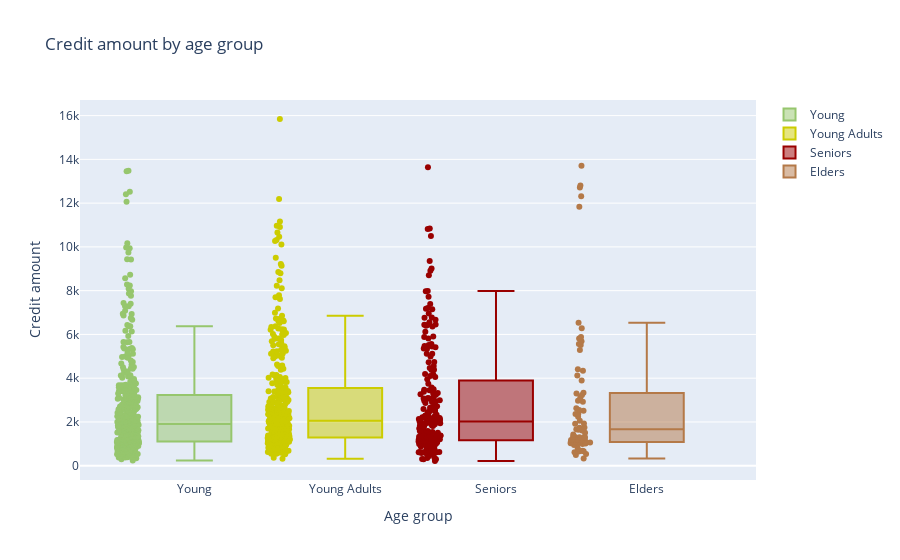

The code cell stored with this chart in its notebook:
### Code cell
# Take credit amount values into a list
young = df['Credit_amount'].loc[df['Age_Group'] == 'Young'].values.tolist()
young_adults = df['Credit_amount'].loc[df['Age_Group'] == 'Young Adults'].values.tolist()
senior = df['Credit_amount'].loc[df['Age_Group'] == 'Senior'].values.tolist()
elder_credit = df['Credit_amount'].loc[df['Age_Group'] == 'Elder'].values.tolist()

# Python program to get average of a list
def Average(lst):
    return sum(lst) / len(lst)

# Printing average of the lists
print("Young:       ", round(Average(young), 0))
print("Young_adults:", round(Average(young_adults), 0))
print("Senior:      ", round(Average(senior), 0))
print("Elder_credit:", round(Average(elder_credit), 0))

# Create the box plots by age category
young_credit = go.Box(
    y = young,
    name = "Young",
    jitter = 0.3,
    pointpos = -1.8,
    boxpoints = 'all',
    marker = dict(
        color = 'rgb(150, 198, 109)'),
    line = dict(
        color = 'rgb(150, 198, 109)')
)

young_adults_credit = go.Box(
    y = young_adults,
    name = "Young Adults",
    jitter = 0.3,
    pointpos = -1.8,
    boxpoints = 'all',
    marker = dict(
        color = 'rgb(204, 204, 0)'),
    line = dict(
        color = 'rgb(204, 204, 0)')
)

senior_credit = go.Box(
    y = senior,
    name = "Seniors",
    jitter = 0.3,
    pointpos = -1.8,
    boxpoints = 'all',
    marker = dict(
        color = 'rgb(153, 0, 0)'),
    line = dict(
        color = 'rgb(153, 0, 0)')
)

elder_credit = go.Box(
    y = elder_credit,
    name = "Elders",
    jitter = 0.3,
    pointpos = -1.8,
    boxpoints = 'all',
    marker = dict(
        color = 'rgb(180, 121, 72)'),
    line = dict(
        color = 'rgb(180, 121, 72)')
)

data = [young_credit, young_adults_credit, senior_credit, elder_credit]

layout = dict(
    title="Credit amount by age group", 
    xaxis = dict(title="Age group"),
    yaxis= dict(title="Credit amount")
)

fig = dict(data=data, layout=layout)
iplot(fig, filename="Box Plot")

### Figure 1 — Plotly figure (JSON) as saved in the notebook; plotly's stock layout.template omitted (floating-point values rounded to 4 significant figures; data arrays with more than 128 entries replaced by an {"elided": "..."} marker saying what was removed)
{"data": [{"boxpoints": "all", "jitter": 0.3, "line": {"color": "rgb(150, 198, 109)"}, "marker": {"color": "rgb(150, 198, 109)"}, "name": "Young", "pointpos": -1.8, "type": "box", "y": {"elided": "371 int values"}}, {"boxpoints": "all", "jitter": 0.3, "line": {"color": "rgb(204, 204, 0)"}, "marker": {"color": "rgb(204, 204, 0)"}, "name": "Young Adults", "pointpos": -1.8, "type": "box", "y": {"elided": "355 int values"}}, {"boxpoints": "all", "jitter": 0.3, "line": {"color": "rgb(153, 0, 0)"}, "marker": {"color": "rgb(153, 0, 0)"}, "name": "Seniors", "pointpos": -1.8, "type": "box", "y": {"elided": "203 int values"}}, {"boxpoints": "all", "jitter": 0.3, "line": {"color": "rgb(180, 121, 72)"}, "marker": {"color": "rgb(180, 121, 72)"}, "name": "Elders", "pointpos": -1.8, "type": "box", "y": [1005, 2631, 1031, 5879, 1087, 5283, 1913, 1680, 1312, 1509, 531, 13713, 1730, 672, 659, 6285, 491, 4411, 1010, 1641, 1173, 2380, 992, 2363, 1307, 4125, 5689, 1066, 11830, 12712, 12313, 2965, 2919, 1300, 2515, 3115, 3231, 1182, 1748, 1079, 1031, 1932, 331, 3892, 2236, 3295, 2050, 1323, 6533, 679, 5518, 1117, 4339, 1423, 1273, 3330, 1668, 5562, 800, 1151, 2543, 5814, 1173, 610, 944, 12810, 1606, 1059, 1082, 648, 1212]}], "layout": {"title": {"text": "Credit amount by age group"}, "xaxis": {"title": {"text": "Age group"}}, "yaxis": {"title": {"text": "Credit amount"}}}}
